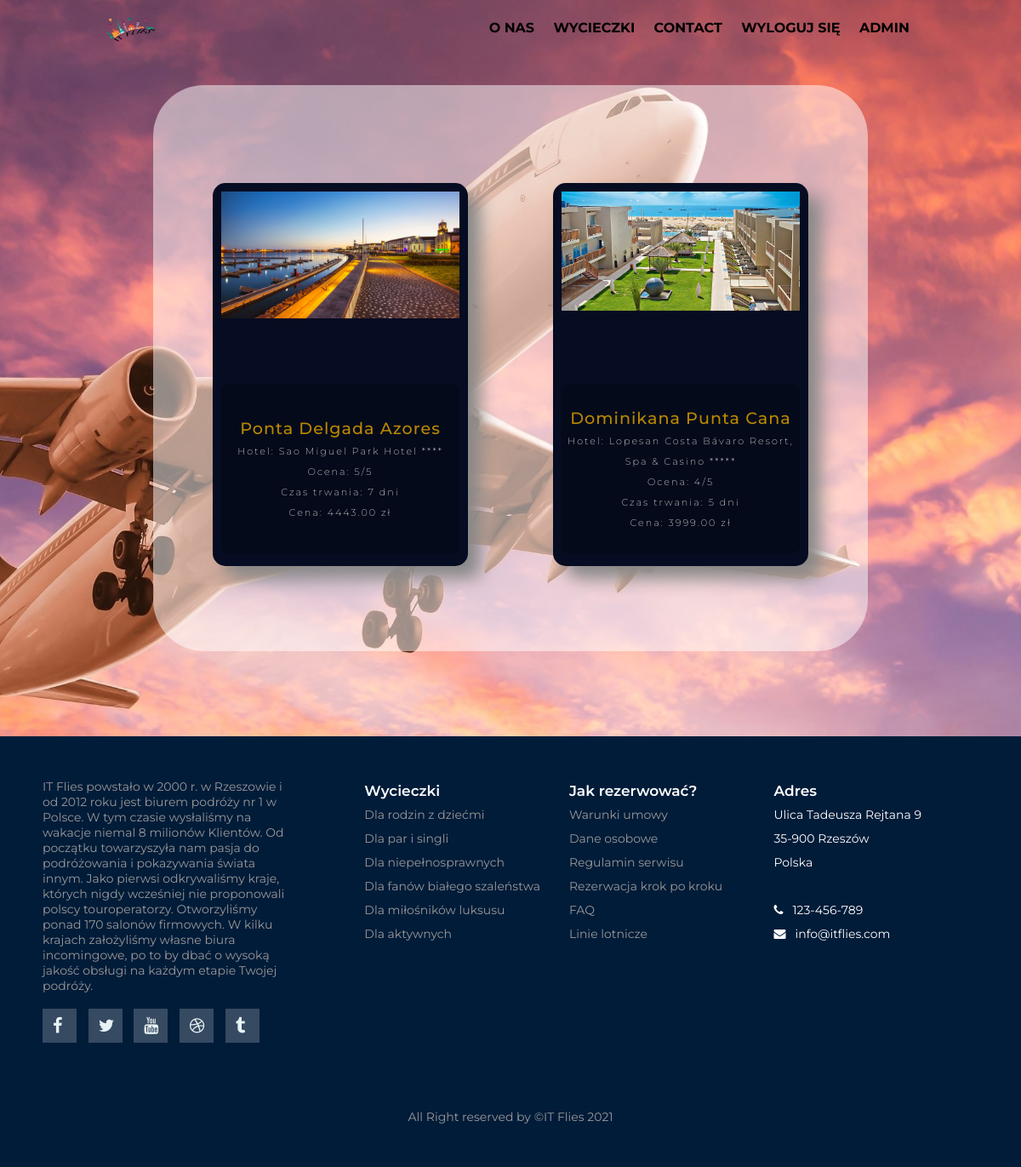
Page /oferty/ (signed in) on the committed database.
### home/models.py (models this page shows)
class Trip(models.Model):
    title = models.CharField(max_length=100)
    location = models.TextField(blank=True)
    country = models.TextField(blank=True)
    Hotel = models.TextField(blank=True)
    description = models.TextField(blank=True)
    duration = models.TextField(blank=True)
    deadline1 = models.DateField(auto_now_add=False, blank=True)
    deadline2 = models.DateField(auto_now_add=False, blank=True)
    deadline3 = models.DateField(auto_now_add=False, blank=True)
    rating = models.DecimalField(max_digits=5, decimal_places=0, default=5)
    price = models.DecimalField(max_digits=15000, decimal_places=2, default=0)
    main_image = models.ImageField(upload_to='trips_pics', blank=True)
    image_one = models.ImageField(upload_to='trips_pics', blank=True)
    image_two = models.ImageField(upload_to='trips_pics', blank=True)
    image_three = models.ImageField(upload_to='trips_pics', blank=True)
    image_four = models.ImageField(upload_to='trips_pics', blank=True)
    date_posted = models.DateTimeField(default=timezone.now)
    author = models.ForeignKey(User, on_delete=models.CASCADE, default=1)

### home/views.py (the view)
# urls.py: path('oferty/', TripsListView.as_view(), name='wycieczki'),
class TripsListView(ListView):
    model = Trip
    template_name = 'home/trips.html'
    context_object_name = 'trips'
    ordering = ['date_posted']

### home/templates/home/trips.html (shortened to what this page needs)
{% extends "home/base.html" %}
{% load static %}
{% block head %}
    <link rel="stylesheet" href="{% static 'home/css/trips.css'%}">
{% endblock head %}
{% block body %}
<div class="contOferty">
    <div id="oferty">
        {% for trip in trips %}
        <div class="boxWycieczki">
            <div class="imgBx">
                <img src="{{ trip.main_image.url }}">
            </div>
            <div class="content">
                <h2>{{ trip.title }}<br>
                    <span>
                        Hotel: {{ trip.Hotel }}
                        <br>
                        Ocena: {{ trip.rating }}/5
                        <br>
                        Czas trwania: {{ trip.duration }} dni
                        <br>
                        Cena: {{ trip.price }} zł
                </span>
                </h2>
            </div>
        </div>
    {% endfor %}
    </div>
</div>
{% endblock body %}

### home/templates/home/base.html (shortened to what this page needs)
{% load static %}
<!DOCTYPE html>
<html lang="en">
<head>
    <link rel="stylesheet" href="{% static 'home/css/base.css'%}">
    <link rel="stylesheet" href="https://stackpath.bootstrapcdn.com/font-awesome/4.7.0/css/font-awesome.min.css">
    {% block head %}{% endblock %}
</head>
<body>
    <header class="main-header">
        <div class="logo">
            <a href="{% url 'home' %}"><img src="{% static 'home/img/logo.png'%}"></a>
        </div>
        <ul class="nav-links">
            <li class="nav-link">
                <a href="{% url 'about' %}">O nas</a>
            </li>
            <li class="nav-link">
                <a href="{% url 'wycieczki' %}">Wycieczki</a>
            </li>
            <li class="nav-link">
                <a href="{% url 'contact' %}">Contact</a>
            </li>
            {% if user.is_authenticated %}
            <li class="nav-link">
                <a href="{% url 'logout' %}">Wyloguj się</a>
            </li>
            <li class="nav-link">
                    <a href="{% url 'profile' %}">{{user.username}}</a>
            </li>
            {% else %}
            <li class="nav-link">
                <a href="{% url 'login' %}">Zaloguj się</a>
            </li>
            {% endif %}
        </ul>
    </header>
    {% block body %}{% endblock %}
    <div class="footerDiv">
        <footer class="footer">
            <div class="footer-left">
                <p>
                    IT Flies powstało w 2000 r. w Rzeszowie i od 2012 roku
                    jest biurem podróży nr 1 w Polsce. W tym czasie wysłaliśmy
                    na wakacje niemal 8 milionów Klientów. Od początku towarzyszyła
                    nam pasja do podróżowania i pokazywania świata innym.
                    Jako pierwsi odkrywaliśmy kraje, których nigdy wcześniej nie
                    proponowali polscy touroperatorzy. Otworzyliśmy ponad 170
                    salonów firmowych. W kilku krajach założyliśmy własne biura
                    incomingowe, po to by dbać o wysoką jakość obsługi na każdym
                    etapie Twojej podróży.
                </p>
                <br>
                <div class="socials">
                    <a href="#"><i class="fa fa-facebook"></i></a>
                    <a href="#"><i class="fa fa-twitter"></i></a>
                    <a href="#"><i class="fa fa-youtube"></i></a>
                    <a href="#"><i class="fa fa-dribbble"></i></a>
                    <a href="#"><i class="fa fa-tumblr"></i></a>
                </div>
            </div>
            <ul class="footer-right">
                <li>
                    <h2>Wycieczki</h2>
                    <ul class="box">
                        <li><a href="#">Dla rodzin z dziećmi</a></li>
                        <li><a href="#">Dla par i singli</a></li>
                        <li><a href="#">Dla niepełnosprawnych</a></li>
                        <li><a href="#">Dla fanów białego szaleństwa</a></li>
                        <li><a href="#">Dla miłośników luksusu</a></li>
                        <li><a href="#">Dla aktywnych</a></li>
                    </ul>
                </li>
                <li class="features">
                    <h2>Jak rezerwować?</h2>
                    <ul class="box">
                        <li><a href="#">Warunki umowy</a></li>
                        <li><a href="#">Dane osobowe</a></li>
                        <li><a href="#">Regulamin serwisu</a></li>
                        <li><a href="#">Rezerwacja krok po kroku</a></li>
                        <li><a href="#">FAQ</a></li>
                        <li><a href="#">Linie lotnicze</a></li>
                    </ul>
                </li>
                <li>
                    <h2>Adres</h2>
                    <ul class="box">
                        <li>Ulica Tadeusza Rejtana 9</li>
                        <li>35-900 Rzeszów</li>
                        <li>Polska</li>
                    </ul>
                    <br>
                    <div class="socials">
                        <span>
                            <i class="fa fa-phone"></i>
                            &nbsp; 123-456-789
                        </span>
                        <br>
                        <span>
                            <i class="fa fa-envelope"></i>
                            &nbsp; info@itflies.com
                        </span>
                    </div>
                </li>
            </ul>
            <div class="footer-bottom">
                <p>All Right reserved by &copy;IT Flies 2021</p>
            </div>
        </footer>
    </div>
</body>
</html>

### home/static/home/css/base.css (style rules this page uses)
*, *:before, *:after { box-sizing: border-box; margin: 0; padding: 0; }
body { font-family: 'Montserrat', sans-serif; display:flex; flex-flow:column wrap; background: url(/static/home/img/samolot.jpg) center; background-attachment: fixed; background-origin: content-box; background-size: cover; }
.main-header { position: fixed; display: flex; justify-content: space-between; align-items: center; height: 65px; width: 100vw; padding: 0 10vw; color: #000; z-index: 1; transition: .8s ease-out; }
.main-header a { text-decoration: none; color: inherit; text-transform: uppercase; }
.main-header .nav-links { display: flex; list-style: none; }
.main-header .nav-links .nav-link { transition: opacity .4s ease-in-out, transform .6s cubic-bezier(0.175, 0.885, 0.32, 1.275); }
.main-header .nav-links .nav-link:nth-of-type(2) { transition-delay: .1s; }
.main-header .nav-links .nav-link:nth-of-type(3) { transition-delay: .2s; }
.main-header .nav-links .nav-link:nth-of-type(4) { transition-delay: .3s; }
.main-header .nav-links .nav-link a { margin: .2rem; padding: 1rem .5rem; font-weight: bold; }
.logo img { max-width: 65px; }
.footerDiv { display: grid; font-size: 14px; width:100%; }
footer { display: flex; padding: 50px; color: #fff; background-color: #011c39; flex-flow: row wrap; }
.footer > * { flex: 1 100%; }
.footer-left { margin-right: 1.25em; margin-bottom: 2em; }
h2 { font-weight: 600; font-size: 17px; }
.footer ul { list-style: none; padding-left: 0; }
.footer li { line-height: 2em; }
.footer a { text-decoration: none; }
.footer-right { display: flex; flex-flow: row wrap; }
.footer-right > * { flex: 1 30%; margin-right: 1.25em; }
.box a { color: #999; }
.footer-bottom { text-align: center; color: #999; padding-top: 50px; }
.footer-left p { padding-right: 20%; color: #999; }
.socials a { background: #364a62; width: 40px; height: 40px; display: inline-block; margin-right: 10px; }
.socials a i { color: #e7f2f4; padding: 10px 12px; font-size: 20px; }
@media screen and (min-width: 600px) { .footer-left { flex: 1 0px; } }
@media screen and (min-width: 600px) { .footer-right { flex: 2 0px; } }

### home/static/home/css/trips.css (style rules this page uses)
.contOferty { padding-bottom: 200px; width: 100%; }
#oferty { display: flex; justify-content: center; align-items: center; flex-wrap: wrap; padding-bottom: 115px; margin-left: auto; margin-right: auto; width: 70%; background-color: rgba(255, 255, 255,0.5); border-radius: 60px; position: relative; top: 100px; }
.boxWycieczki { position: relative; height: 450px; width: 300px; display: flex; justify-content: center; align-items: center; margin: 50px; background:#060c21 ; transition: 0.5s; top: 65px; border-radius: 15px; cursor: pointer; box-shadow: 15px 15px 20px #888888; }
.boxWycieczki .imgBx { position: absolute; top: 0; left: 0; width: 100%; height: 100%; padding: 10px; box-sizing: border-box; }
.boxWycieczki .imgBx img { max-width: 100%; opacity: 1; transition: 0.5s; }
.boxWycieczki .content { position: absolute; left: 10px; right: 10px; bottom: 14px; height: 200px; background: rgba(0,0,0,0.2); display: flex; align-items: center; opacity: 1; border-radius: 10px; transition: 0.5s; }
.boxWycieczki .content h2 { font-size: 1.2rem; color: rgb(185, 136, 1); text-align: center; margin: auto; font-weight: 500; letter-spacing: 1px; }
.boxWycieczki .content h2 span { font-size: 0.7rem; color: #FFF; font-weight: 200; letter-spacing: 2px; }

### rows in the picture
Trip: main_image (picture), title "Ponta Delgada Azores", Hotel "Sao Miguel Park Hotel ****", rating "5", duration "7", price "4443.00"
Trip: main_image (picture), title "Dominikana Punta Cana", Hotel "Lopesan Costa Bávaro Resort, Spa & Casino *****", rating "4", duration "5", price "3999.00"

### other values in the picture
{{ user.username }} "ADMIN"
